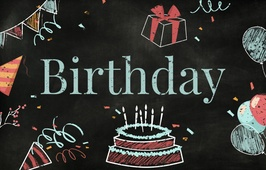
#> input picture bd.jpg, 266 x 170 px, shrunk from 1332 x 850 before the run
$ python main.py
#> lines starting #> are read from the running program, lines starting #| are printed output that depends on the picture
def first():
    from PIL import Image

    img = Image.open("postcard.jpg")
    img = img.crop((30, 30, int(img.width / 2), int(img.height / 2)))
    img.save("newpostcard.jpg")

def second():
    from PIL import Image
    holidays = {1: "bd.jpg", 2: "ny.jpeg", 3: "christ.jpg"}
    print("1 - Birthday \n"
          "2 - New Year \n"
          "3 - Christmas")
    num = int(input("Choose the number for getting a postcard: "))
    filename = holidays[num]
    with Image.open(filename) as img:
        img.load()

    img.show()

def third():
    from PIL import Image, ImageDraw, ImageFont

    name = input("Write the name ")
#> the answer given: postcard.jpg
    filename = "bd.jpg"
    with Image.open(filename) as img:
#> img is the input picture: PIL image 266x170 RGB; mean R, G, B 54.5, 53.3, 49.6
        img.load()
    font = ImageFont.truetype("Roboto-Bolditalic.ttf", 52)
    draw_text = ImageDraw.Draw(img)
    draw_text.text(
        (img.width // 3.3, 150),
        "Dear " + name + "\n Happy",
        font=font,
        fill='white'
    )
    img.show()
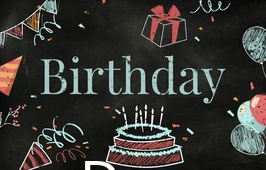
#> shown: PIL image 266x170 RGB; mean R, G, B 55.3, 54.1, 50.4
    img.save(name + "bd.png")
third()
